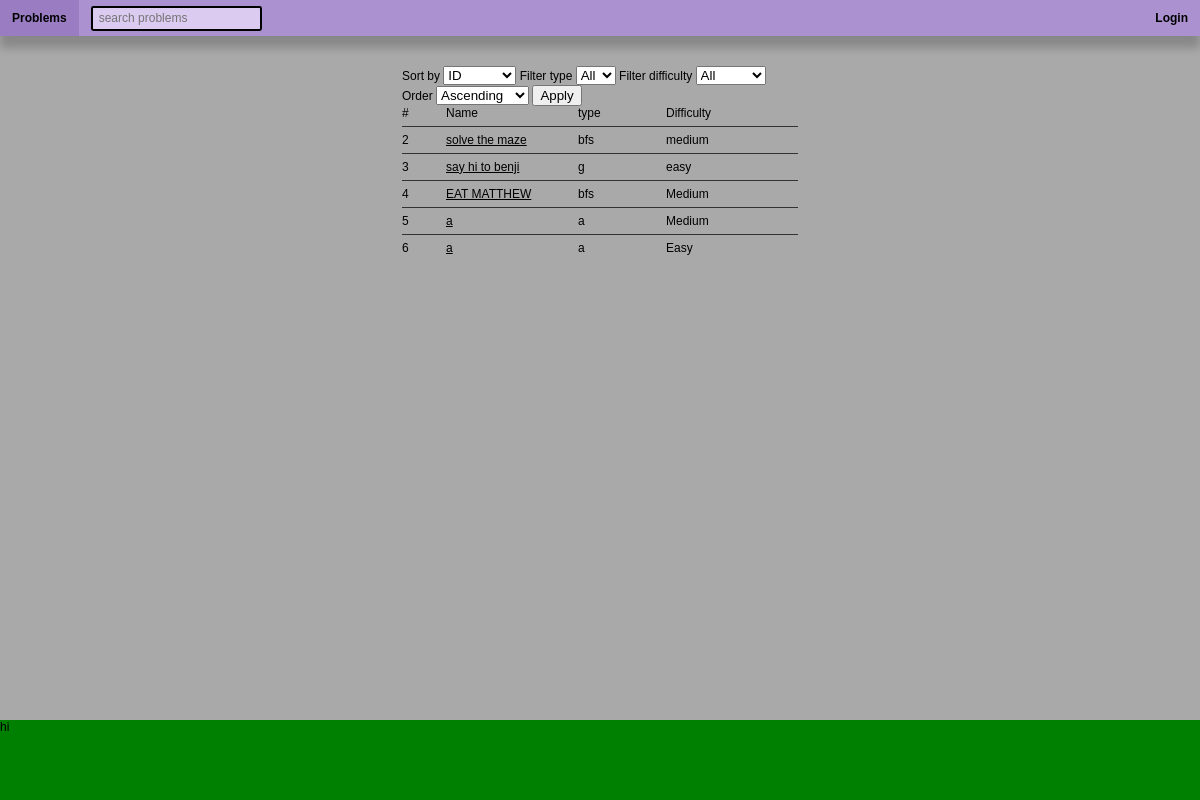
Page /problem_list on the committed database.
### app.py (models this page shows)
class Base(DeclarativeBase):
    pass

class Problem(Base):
    __tablename__ = "Problem"
    problem_id: Mapped[int] = mapped_column(primary_key=True)
    description: Mapped[str] = mapped_column(String)
    function_name: Mapped[str] = mapped_column(String)
    function_args: Mapped[str] = mapped_column(String)
    type: Mapped[str] = mapped_column(String)
    problem_name: Mapped[str] = mapped_column(String)
    difficulty: Mapped[str] = mapped_column(String)
    user_problems: Mapped[list["User_Problem"]] = relationship("User_Problem", back_populates="problem")
    tests: Mapped[List["Test"]] = relationship("Test", back_populates="problem")
    problem_tags: Mapped[List["Problem_Tag"]] = relationship("Problem_Tag", back_populates="problem")

### app.py (the view)
@app.route('/problem_list', methods=["GET", "POST"])
def problem_list():
    with Session(engine) as session:
        q = select(Problem.type).distinct().order_by(Problem.type)
        problem_types = session.scalars(q).all()
        q = select(Problem.difficulty).distinct().order_by(Problem.difficulty)
        difficulties = session.scalars(q).all()
        form = ProblemListForm(request.args)
        form.filter_type.choices += [(t, t) for t in problem_types]
        form.filter_difficulty.choices += [(d, d) for d in difficulties]
        sort_by = form.sort_by.data or 'problem_id'
        order = form.order.data or 'asc'
        filter_type = form.filter_type.data or 'all'
        filter_difficulty = form.filter_difficulty.data or 'all'
        sort_columns = {'problem_id': Problem.problem_id, 'name': Problem.problem_name, 'type': Problem.type, 'difficulty': Problem.difficulty}
        sort_column = sort_columns[sort_by]
        q = select(Problem)
        if filter_type != 'all':
            q = q.where(Problem.type == filter_type)
        if filter_difficulty != 'all':
            q = q.where(Problem.difficulty == filter_difficulty)
        if order == 'desc':
            q = q.order_by(sort_column.desc())
        else:
            q = q.order_by(sort_column.asc())
        print(q)
        temp_problems = session.scalars(q).all()
        print(temp_problems)
        problems = [{'problem_id': i.problem_id, 'name': i.problem_name, 'difficulty': i.difficulty, 'type': i.type} for i in temp_problems]
    return render_template("problem_list.html", problems=problems, form=form)

### app.py
class ProblemListForm(Form):
    sort_by = SelectField('Sort by', choices=[('problem_id', 'ID'), ('name', 'Name'), ('type', 'Type'), ('difficulty', 'Difficulty')])
    order = SelectField('Order', choices=[('asc', 'Ascending'), ('desc', 'Descending')])
    filter_type = SelectField('Filter type', choices=[('all', 'All')])
    filter_difficulty = SelectField('Filter difficulty', choices=[('all', 'All')])
    submit = SubmitField('Apply')

### templates/problem_list.html (shortened to what this page needs)
{% extends "layout.html" %} {% block content %}
<div class="problem-list">
    <form class="problem-list-sort-form" method="GET" action="{{ url_for('problem_list') }}">
        <label for="sort_by">{{ form.sort_by.label.text }}</label>
        {{ form.sort_by(class_='form-control') }}
        <label for="filter_type">{{ form.filter_type.label.text }}</label>
        {{ form.filter_type(class_='form-control') }}
        <label for="filter_difficulty">{{ form.filter_difficulty.label.text }}</label>
        {{ form.filter_difficulty(class_='form-control') }}
        <label for="order">{{ form.order.label.text }}</label>
        {{ form.order(class_='form-control') }}
        {{ form.submit(class_='button') }}
    </form>
    <div class="problem-list-column-names">
        <div>#</div>
        <div>Name</div>
        <div>type</div>
        <div>Difficulty</div>
    </div>
    {% for problem in problems %}
    <div class="problem-list-columns">
        <div class="problem-list-column-container">{{ problem["problem_id"] }}</div>
        <div class="problem-list-column-container">
            <a class="problem-link" href="/problem/{{ problem['problem_id'] }}">{{ problem["name"] }}</a>
        </div>
        <div class="problem-list-column-container">{{ problem["type"] }}</div>
        <div class="problem-list-column-container">{{ problem["difficulty"] }}</div>
    </div>
    {% endfor %}
</div>
{% endblock %}

### templates/layout.html (shortened to what this page needs)
<!DOCTYPE html>
<html lang="en">
  <head>
    <link rel="stylesheet" href="/static/css/style.css" />
  </head>
  <body>
    <nav>{% include "navbar.html" %}</nav>
    <main>{% block content %}{% endblock %}</main>
    <footer>{% include "footer.html" %}</footer>
  </body>
</html>

### templates/navbar.html
<div class="navbar">
    <div class="left-navbar navbar-section">
        <a class="navbar-item" href="/">
            Problems
        </a>
        <form
        class="nav-bar-search-form"
        action="/process_problem_search"
        method="POST"
        >
        <input
            class="nav-bar-search"
            name="searchs"
            id="searchs"
            placeholder="search problems"
        />
        </form>
    </div>
    <div class="right-navbar navbar-section">
        {% if current_user.is_authenticated %}
        <div>
            {{current_user.name}}
        </div>
        {% if current_user.role == 'admin' %}
        <a class="navbar-item" href="/add_problem">
            Add Problem
        </a>
        {% endif %}
        <form action="/logout">
            <button class="navbar-item" type="submit">logout</button>
        </form>
        {% else %}
        <a class="navbar-item" href="/login">
            Login
        </a>
        {% endif %}
    </div>
</div>

### templates/footer.html
<div class="footer">
    <div>hi</div>
</div>

### static/css/style.css (style rules this page uses)
body { min-height: 100vh; display: flex; flex-direction: column; font-family: 'Alfa Slab One', serif; width: 100vw; padding: 0; margin: 0; font-family: sans-serif; background-color: #e7e7e7; font-size: 1vw; text-decoration-color: black; }
a { margin: 0; padding: 0; text-decoration: none; color: black; }
main { flex: 1; }
body { min-height: 100vh; display: flex; flex-direction: column; font-family: 'Alfa Slab One', serif; width: 100vw; padding: 0; margin: 0; font-family: sans-serif; background-color: darkgray; font-size: 1vw; text-decoration-color: black; }
main { min-height: 80vh; }
.navbar { height: 10vh; background-color: aqua; }
.footer { height: 10vh; background-color: green; }
.problem-list { width: 33%; justify-self: center; }
.problem-list-column-names { text-align: left; display: grid; grid-template-columns: minmax(0, 0.5fr) minmax(0, 1.5fr) minmax(0, 1fr) minmax(0, 0.75fr) minmax(0, 0.75fr); }
.problem-list-column-container { display: inline-block; overflow-x: hidden; max-width: 100%; }
.problem-list-columns { text-align: left; display: grid; grid-template-columns: minmax(0, 0.5fr) minmax(0, 1.5fr) minmax(0, 1fr) minmax(0, 0.75fr) minmax(0, 0.75fr); }
.problem-link { display: inline-block; text-decoration: underline; }
.navbar { box-shadow: 0em 1em 0.75em rgba(0, 0, 0, 0.2); width: 100vw; display: flex; justify-content: space-between; align-items: center; background-color: #ab91d0; margin-bottom: 2.5vw; height: 3em; }
.navbar-section { height: 100%; display: grid; grid-template-columns: repeat(5, max-content); }
.navbar-item { font-weight: bold; font-size: 1em; background-color: #ab91d0; border: none; display: flex; align-items: center; padding: 0 1vw 0 1vw; height: 100%; }
.nav-bar-search-form { padding: 0 1vw 0 1vw; display: flex; align-items: center; }
.nav-bar-search { font-size: 1em; max-width: 100%; height: 25%; padding: 0.5em; background-color: #dbcbf1; border: solid 0.2em black; border-radius: 0.2em; }

### rows in the picture
Problem: problem_id "2", name "solve the maze", type "bfs", difficulty "medium"
Problem: problem_id "3", name "say hi to benji", type "g", difficulty "easy"
Problem: problem_id "4", name "EAT MATTHEW", type "bfs", difficulty "Medium"
Problem: problem_id "5", name "a", type "a", difficulty "Medium"
Problem: problem_id "6", name "a", type "a", difficulty "Easy"
